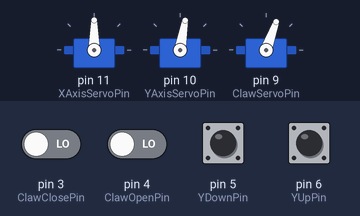
Simulated run of this sketch. Board: Arduino Uno, built with avr-gcc and run on an emulated ATmega328P. Shown: 3 × servo. The test bench sets the inputs (shaded band); at power-on: pin 3 (ClawClosePin), pin 4 (ClawOpenPin), pin 5 (YDownPin), pin 6 (YUpPin) LOW.

Above: at 1.3 s.
1.4 s: pin 4 (ClawOpenPin) driven HIGH
At 3.2 s:
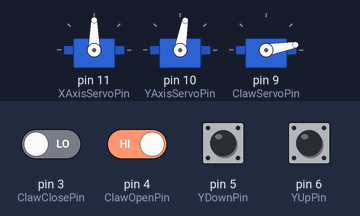
3.5 s: pin 5 (YDownPin) pulled HIGH for 1 s
At 4.7 s:
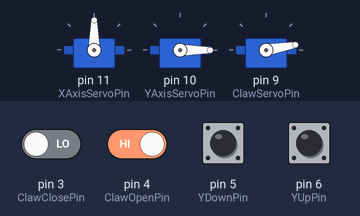
6.0 s: pin 6 (YUpPin) pulled HIGH for 1 s
At 7.6 s:
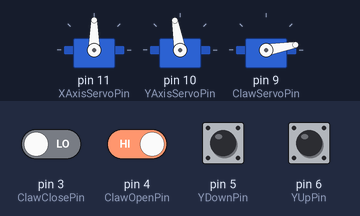
8.5 s: pin 6 (YUpPin) pulled HIGH for 1 s
At 10.3 s:
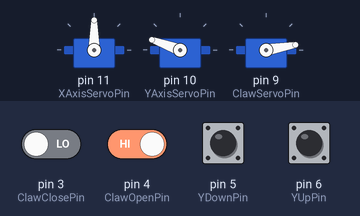
11.0 s: pin 5 (YDownPin) pulled HIGH for 0.15 s
At 11.7 s:
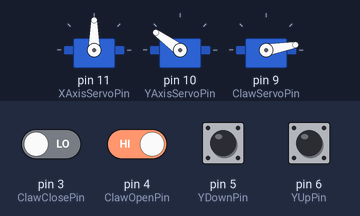
12.6 s: pin 3 (ClawClosePin) driven HIGH and pin 4 (ClawOpenPin) driven LOW
At 14.6 s:
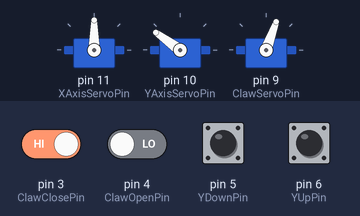
Timing chart, 0 to 15.7 s (numbered marks = the images above; inputs shaded):
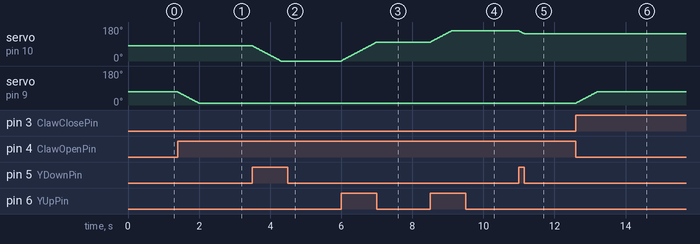

Measured:
- after the input at 1.4 s, servo on pin 9 (ClawServoPin): moves from 70° to 10° over 0.58 s, starting at once
- after the input at 3.5 s, servo on pin 10 (YAxisServoPin): moves from 80° to 0° over 0.78 s, starting at once
- after the input at 6.0 s, servo on pin 10 (YAxisServoPin): moves from 0° to 100° over 0.98 s, starting at once
- after the input at 8.5 s, servo on pin 10 (YAxisServoPin): moves from 100° to 160° over 0.58 s, starting at once
- after the input at 11.0 s, servo on pin 10 (YAxisServoPin): 160° → 144° at once
- after the input at 12.6 s, servo on pin 9 (ClawServoPin): moves from 10° to 70° over 0.58 s, starting at once

The sketch:

ServoController.ino
```cpp
#include <Servo.h>

#define XAxisServoPin 11
#define YAxisServoPin 10
#define ClawServoPin 9

#define XLeftPin 8
#define XRightPin 7
#define YUpPin 6
#define YDownPin 5
#define ClawOpenPin 4
#define ClawClosePin 3

#define StepIncrement 2 // How many degrees per step

Servo XAxisServo;
Servo YAxisServo;
Servo ClawServo;

#define XPosLowerLimit 0
#define XPosUpperLimit 180

#define YPosLowerLimit 0
#define YPosUpperLimit 160

#define CPosLowerLimit 10
#define CPosUpperLimit 70

// Midpoint default positions, the claw default is closed position which is the upper limit
int XPos = (XPosUpperLimit + XPosLowerLimit) / 2;
int YPos = (YPosUpperLimit + YPosLowerLimit) / 2;
int CPos = CPosUpperLimit;


void setup() {

  XAxisServo.attach(XAxisServoPin);
  XAxisServo.write(XPos);

  delay(50);

  YAxisServo.attach(YAxisServoPin);
  YAxisServo.write(YPos);

  delay(50);

  ClawServo.attach(ClawServoPin);
  ClawServo.write(CPos);


  pinMode(XLeftPin, INPUT);
  pinMode(XRightPin, INPUT);

  pinMode(YUpPin, INPUT);
  pinMode(YDownPin, INPUT);
  pinMode(ClawOpenPin, INPUT);
  pinMode(ClawClosePin, INPUT);


}

void loop() {

  /** Currently not used for ICPEP competition

  if ( digitalRead(XLeftPin) == HIGH ) {

    XPos += StepIncrement;
    if (XPos > XPosUpperLimit) XPos = XPosUpperLimit;
    XAxisServo.write(XPos);

  } else if ( digitalRead(XRightPin) == HIGH) {

    XPos -= StepIncrement;
    if (XPos < XPosLowerLimit) XPos = XPosLowerLimit;
    XAxisServo.write(XPos);

  } else

  */

  if ( digitalRead(YUpPin) == HIGH ) {

    YPos += StepIncrement;
    if (YPos > YPosUpperLimit) YPos = YPosUpperLimit;
    YAxisServo.write(YPos);

  } else if ( digitalRead(YDownPin) == HIGH ) {

    YPos -= StepIncrement;
    if (YPos < YPosLowerLimit) YPos = YPosLowerLimit;
    YAxisServo.write(YPos);

  } else if ( digitalRead(ClawOpenPin) == HIGH ) {

    CPos -= StepIncrement;
    if (CPos < CPosLowerLimit) CPos = CPosLowerLimit;
    ClawServo.write(CPos);

  } else if ( digitalRead(ClawClosePin) == HIGH ) {

    CPos += StepIncrement;
    if (CPos > CPosUpperLimit) CPos = CPosUpperLimit;
    ClawServo.write(CPos);

  }

  delay(20);


}
```
